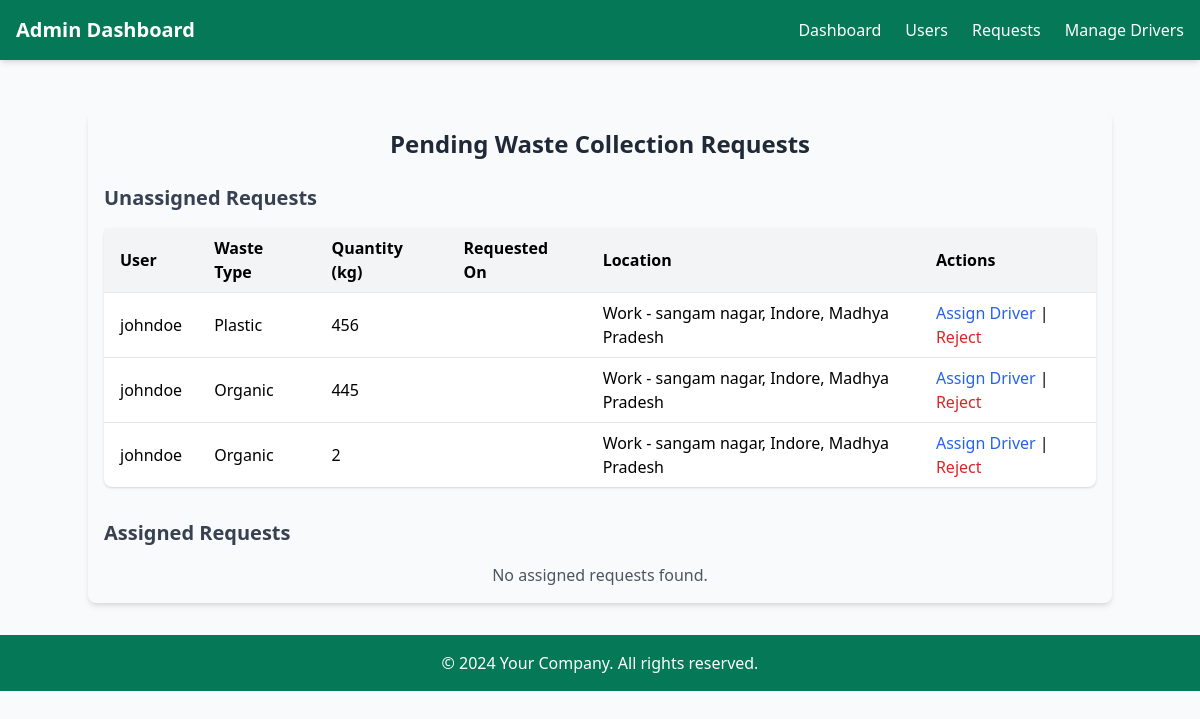
The page /adminn/pending-requests/ (signed in) on the database as committed earlier.
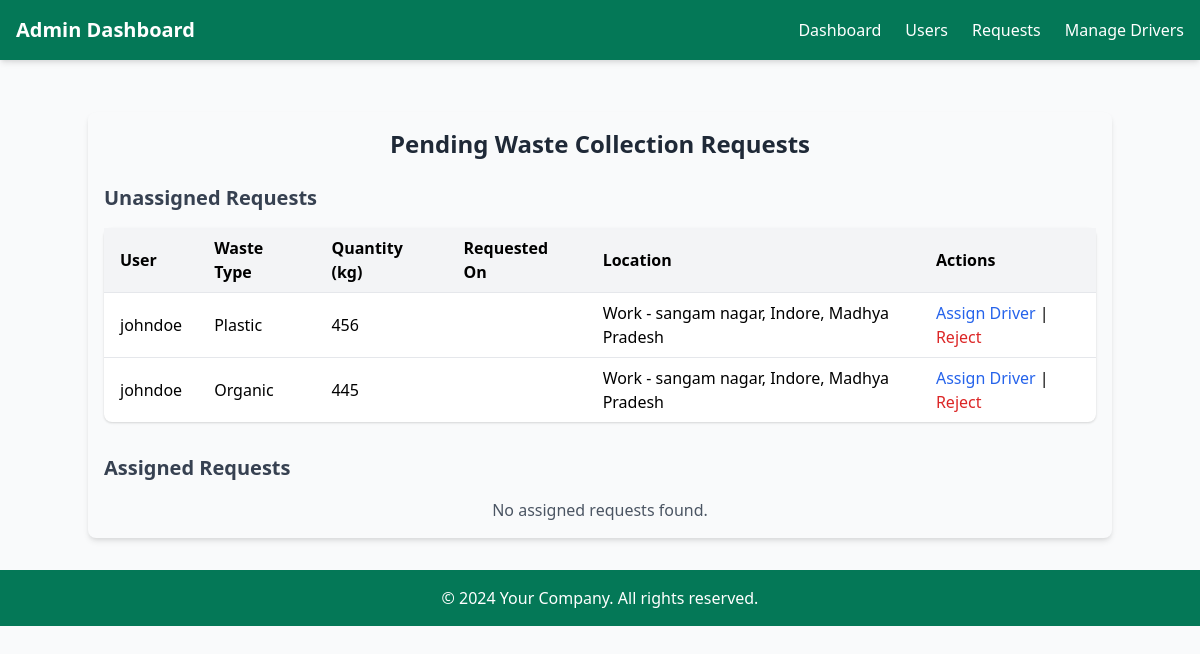
The same page on the database as committed later.
### wasteapp/models.py (models this page shows, shortened)
class WasteRequest(models.Model):
    user = models.ForeignKey(User, related_name='waste_requests', on_delete=models.CASCADE)
    waste_type = models.CharField(max_length=50, choices=WASTE_TYPES)
    quantity = models.PositiveIntegerField(help_text="Enter quantity in kg")
    collection_time = models.DateTimeField()
    collection_location = models.ForeignKey('profileapp.Address', on_delete=models.SET_NULL, null=True, blank=True)
    status = models.CharField(max_length=20, default='Pending', choices=[('Pending', 'Pending'), ('Completed', 'Completed')])
    created_at = models.DateTimeField(auto_now_add=True)
    driver = models.ForeignKey(User, on_delete=models.SET_NULL, null=True, blank=True, related_name="assigned_tasks")

### profileapp/models.py (models this page shows, shortened)
class Address(models.Model):
    HOME = 'Home'
    WORK = 'Work'
    OTHER = 'Other'
    ADDRESS_TYPES = [
        (HOME, 'Home'),
        (WORK, 'Work'),
        (OTHER, 'Other'),
    ]
    user = models.ForeignKey(User, on_delete=models.CASCADE, related_name="addresses")
    address = models.CharField(max_length=255)
    address_type = models.CharField(
        max_length=10,
        choices=ADDRESS_TYPES,
        default=HOME
    )
    city = models.CharField(max_length=100)
    state = models.CharField(max_length=100)
    postal_code = models.CharField(max_length=10)
    default = models.BooleanField(default=False)
    def __str__(self):
        return f"{self.address_type} - {self.address}, {self.city}, {self.state}"

### account_app/decorators.py (the view)
        def _wrapped_view(request, *args, **kwargs):
            if request.user.is_authenticated:
                if request.user.is_superuser:
                    if 'admin' in allowed_roles:  # Admin-only pages
                        return view_func(request, *args, **kwargs)
                    else:
                        return HttpResponseForbidden("Admins cannot access this page.")
                if hasattr(request.user, 'userprofile') and request.user.userprofile.role in allowed_roles:
                    return view_func(request, *args, **kwargs)
                else:
                    return HttpResponseForbidden("You do not have permission to access this page.")
            else:
                return redirect('login_user')  # Replace with your login URL name

### adminapp/views.py (called while the page is built)
@role_required(allowed_roles=['admin'])
def manage_pending_requests(request):
    pending_requests = WasteRequest.objects.filter(status="Pending").order_by("-created_at")
    unassigned_requests = pending_requests.filter(driver__isnull=True)
    assigned_requests = pending_requests.filter(driver__isnull=False)
    context = {
        "unassigned_requests": unassigned_requests,
        "assigned_requests": assigned_requests,
    }
    return render(request, "adminapp/pending_requests.html", context)

### templates/adminapp/pending_requests.html (shortened to what this page needs)
{% extends "adminapp/base.html" %}
{% block content %}
<div class="container mx-auto mt-8 p-4 bg-gray-50 rounded-lg shadow-md">
    <h2 class="text-2xl font-bold mb-6 text-center text-gray-800">Pending Waste Collection Requests</h2>
    <h3 class="text-xl font-semibold mb-4 text-gray-700">Unassigned Requests</h3>
    {% if unassigned_requests %}
        <table class="min-w-full bg-white shadow rounded-lg mb-8">
            <thead class="bg-gray-100">
                <tr>
                    <th class="py-2 px-4 text-left">User</th>
                    <th class="py-2 px-4 text-left">Waste Type</th>
                    <th class="py-2 px-4 text-left">Quantity (kg)</th>
                    <th class="py-2 px-4 text-left">Requested On</th>
                    <th class="py-2 px-4 text-left">Location</th>
                    <th class="py-2 px-4 text-left">Actions</th>
                </tr>
            </thead>
            <tbody>
                {% for request in unassigned_requests %}
                    <tr class="border-t hover:bg-gray-200">
                        <td class="py-2 px-4">{{ request.user.username }}</td>
                        <td class="py-2 px-4">{{ request.waste_type }}</td>
                        <td class="py-2 px-4">{{ request.quantity }}</td>
                        <td class="py-2 px-4">{{ request.requested_on }}</td>
                        <td class="py-2 px-4">{{ request.collection_location }}</td>
                        <td class="py-2 px-4">
                            <a href="{% url 'adminapp:assign_driver' request.id %}" class="text-blue-600 hover:underline">Assign Driver</a> |
                            <a href="{% url 'adminapp:reject_request' request.id %}" class="text-red-600 hover:text-red-800">Reject</a>
                        </td>
                    </tr>
                {% endfor %}
            </tbody>
        </table>
    {% else %}
        <p class="text-gray-600 mt-4 text-center">No unassigned requests found.</p>
    {% endif %}
    <h3 class="text-xl font-semibold mb-4 text-gray-700">Assigned Requests</h3>
    {% if assigned_requests %}
        <table class="min-w-full bg-white shadow rounded-lg">
            <thead class="bg-gray-100">
                <tr>
                    <th class="py-2 px-4 text-left">User</th>
                    <th class="py-2 px-4 text-left">Waste Type</th>
                    <th class="py-2 px-4 text-left">Quantity (kg)</th>
                    <th class="py-2 px-4 text-left">Requested On</th>
                    <th class="py-2 px-4 text-left">Location</th>
                    <th class="py-2 px-4 text-left">Assigned Driver</th>
                </tr>
            </thead>
            <tbody>
                {% for request in assigned_requests %}
                    <tr class="border-t hover:bg-gray-200">
                        <td class="py-2 px-4">{{ request.user.username }}</td>
                        <td class="py-2 px-4">{{ request.waste_type }}</td>
                        <td class="py-2 px-4">{{ request.quantity }}</td>
                        <td class="py-2 px-4">{{ request.requested_on }}</td>
                        <td class="py-2 px-4">{{ request.collection_location }}</td>
                        <td class="py-2 px-4">{{ request.driver.username }}</td>
                    </tr>
                {% endfor %}
            </tbody>
        </table>
    {% else %}
        <p class="text-gray-600 mt-4 text-center">No assigned requests found.</p>
    {% endif %}
</div>
{% endblock %}

Rows that differ between the two databases and show on the page:
no longer on this page (row edited): WasteRequest: user.username "johndoe", waste_type "Organic", quantity "2", collection_location "Work - sangam nagar, Indore, Madhya Pradesh"
